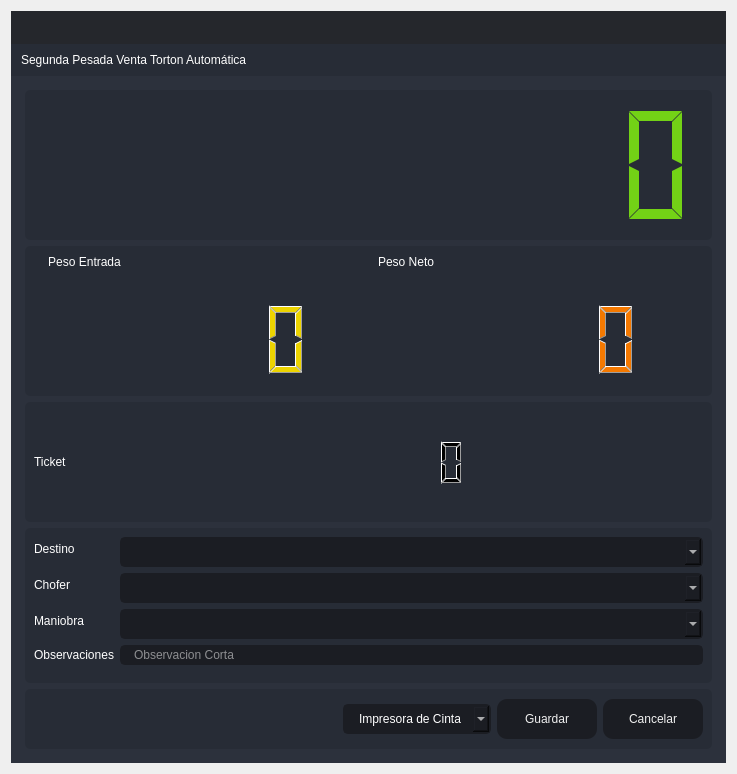
<?xml version="1.0" encoding="UTF-8"?>
<ui version="4.0">
 <class>SegundaPTA</class>
 <widget class="QDialog" name="SegundaPTA">
  <property name="windowModality">
   <enum>Qt::ApplicationModal</enum>
  </property>
  <property name="geometry">
   <rect>
    <x>0</x>
    <y>0</y>
    <width>737</width>
    <height>774</height>
   </rect>
  </property>
  <property name="minimumSize">
   <size>
    <width>737</width>
    <height>774</height>
   </size>
  </property>
  <property name="maximumSize">
   <size>
    <width>737</width>
    <height>774</height>
   </size>
  </property>
  <property name="windowTitle">
   <string>Segunda Pesada Venta Torton Automática</string>
  </property>
  <property name="windowIcon">
   <iconset resource="files.qrc">
    <normaloff>:/16x16/icons/16x16/logo.png</normaloff>:/16x16/icons/16x16/logo.png</iconset>
  </property>
  <layout class="QVBoxLayout" name="verticalLayout_6">
   <item>
    <widget class="QFrame" name="frame_main">
     <property name="styleSheet">
      <string notr="true">/* LINE EDIT */
QLineEdit {
	background-color: rgb(27, 29, 35);
	border-radius: 5px;
	border: 2px solid rgb(27, 29, 35);
	padding-left: 10px;
}
QLineEdit:hover {
	border: 2px solid rgb(64, 71, 88);
}
QLineEdit:focus {
	border: 2px solid rgb(91, 101, 124);
}

/* SCROLL BARS */
QScrollBar:horizontal {
    border: none;
    background: rgb(52, 59, 72);
    height: 14px;
    margin: 0px 21px 0 21px;
	border-radius: 0px;
}
QScrollBar::handle:horizontal {
    background: rgb(85, 170, 255);
    min-width: 25px;
	border-radius: 7px
}
QScrollBar::add-line:horizontal {
    border: none;
    background: rgb(55, 63, 77);
    width: 20px;
	border-top-right-radius: 7px;
    border-bottom-right-radius: 7px;
    subcontrol-position: right;
    subcontrol-origin: margin;
}
QScrollBar::sub-line:horizontal {
    border: none;
    background: rgb(55, 63, 77);
    width: 20px;
	border-top-left-radius: 7px;
    border-bottom-left-radius: 7px;
    subcontrol-position: left;
    subcontrol-origin: margin;
}
QScrollBar::up-arrow:horizontal, QScrollBar::down-arrow:horizontal
{
     background: none;
}
QScrollBar::add-page:horizontal, QScrollBar::sub-page:horizontal
{
     background: none;
}
 QScrollBar:vertical {
	border: none;
    background: rgb(52, 59, 72);
    width: 14px;
    margin: 21px 0 21px 0;
	border-radius: 0px;
 }
 QScrollBar::handle:vertical {	
	background: rgb(85, 170, 255);
    min-height: 25px;
	border-radius: 7px
 }
 QScrollBar::add-line:vertical {
     border: none;
    background: rgb(55, 63, 77);
     height: 20px;
	border-bottom-left-radius: 7px;
    border-bottom-right-radius: 7px;
     subcontrol-position: bottom;
     subcontrol-origin: margin;
 }
 QScrollBar::sub-line:vertical {
	border: none;
    background: rgb(55, 63, 77);
     height: 20px;
	border-top-left-radius: 7px;
    border-top-right-radius: 7px;
     subcontrol-position: top;
     subcontrol-origin: margin;
 }
 QScrollBar::up-arrow:vertical, QScrollBar::down-arrow:vertical {
     background: none;
 }

 QScrollBar::add-page:vertical, QScrollBar::sub-page:vertical {
     background: none;
 }

/* CHECKBOX */
QCheckBox::indicator {
    border: 3px solid rgb(52, 59, 72);
	width: 15px;
	height: 15px;
	border-radius: 10px;
    background: rgb(44, 49, 60);
}
QCheckBox::indicator:hover {
    border: 3px solid rgb(58, 66, 81);
}
QCheckBox::indicator:checked {
    background: 3px solid rgb(52, 59, 72);
	border: 3px solid rgb(52, 59, 72);	
	background-image: url(:/16x16/icons/16x16/cil-check-alt.png);
}

/* RADIO BUTTON */
QRadioButton::indicator {
    border: 3px solid rgb(52, 59, 72);
	width: 15px;
	height: 15px;
	border-radius: 10px;
    background: rgb(44, 49, 60);
}
QRadioButton::indicator:hover {
    border: 3px solid rgb(58, 66, 81);
}
QRadioButton::indicator:checked {
    background: 3px solid rgb(94, 106, 130);
	border: 3px solid rgb(52, 59, 72);	
}

/* COMBOBOX */
QComboBox{
	background-color: rgb(27, 29, 35);
	border-radius: 5px;
	border: 2px solid rgb(27, 29, 35);
	padding: 5px;
	padding-left: 10px;
}
QComboBox:hover{
	border: 2px solid rgb(64, 71, 88);
}
QComboBox::drop-down {
	subcontrol-origin: padding;
	subcontrol-position: top right;
	width: 25px; 
	border-left-width: 3px;
	border-left-color: rgba(39, 44, 54, 150);
	border-left-style: solid;
	border-top-right-radius: 3px;
	border-bottom-right-radius: 3px;	
	background-image: url(:/16x16/icons/16x16/cil-arrow-bottom.png);
	background-position: center;
	background-repeat: no-reperat;
 }
QComboBox QAbstractItemView {
	color: rgb(85, 170, 255);	
	background-color: rgb(27, 29, 35);
	padding: 10px;
	selection-background-color: rgb(39, 44, 54);
}

/* SLIDERS */
QSlider::groove:horizontal {
    border-radius: 9px;
    height: 18px;
	margin: 0px;
	background-color: rgb(52, 59, 72);
}
QSlider::groove:horizontal:hover {
	background-color: rgb(55, 62, 76);
}
QSlider::handle:horizontal {
    background-color: rgb(85, 170, 255);
    border: none;
    height: 18px;
    width: 18px;
    margin: 0px;
	border-radius: 9px;
}
QSlider::handle:horizontal:hover {
    background-color: rgb(105, 180, 255);
}
QSlider::handle:horizontal:pressed {
    background-color: rgb(65, 130, 195);
}

QSlider::groove:vertical {
    border-radius: 9px;
    width: 18px;
    margin: 0px;
	background-color: rgb(52, 59, 72);
}
QSlider::groove:vertical:hover {
	background-color: rgb(55, 62, 76);
}
QSlider::handle:vertical {
    background-color: rgb(85, 170, 255);
	border: none;
    height: 18px;
    width: 18px;
    margin: 0px;
	border-radius: 9px;
}
QSlider::handle:vertical:hover {
    background-color: rgb(105, 180, 255);
}
QSlider::handle:vertical:pressed {
    background-color: rgb(65, 130, 195);
}

</string>
     </property>
     <property name="frameShape">
      <enum>QFrame::NoFrame</enum>
     </property>
     <property name="frameShadow">
      <enum>QFrame::Raised</enum>
     </property>
     <layout class="QVBoxLayout" name="verticalLayout">
      <property name="spacing">
       <number>0</number>
      </property>
      <property name="leftMargin">
       <number>0</number>
      </property>
      <property name="topMargin">
       <number>0</number>
      </property>
      <property name="rightMargin">
       <number>0</number>
      </property>
      <property name="bottomMargin">
       <number>0</number>
      </property>
      <item>
       <widget class="QFrame" name="frame_top">
        <property name="minimumSize">
         <size>
          <width>0</width>
          <height>65</height>
         </size>
        </property>
        <property name="maximumSize">
         <size>
          <width>16777215</width>
          <height>65</height>
         </size>
        </property>
        <property name="styleSheet">
         <string notr="true">background-color: transparent;</string>
        </property>
        <property name="frameShape">
         <enum>QFrame::NoFrame</enum>
        </property>
        <property name="frameShadow">
         <enum>QFrame::Raised</enum>
        </property>
        <layout class="QHBoxLayout" name="horizontalLayout_3">
         <property name="spacing">
          <number>0</number>
         </property>
         <property name="leftMargin">
          <number>0</number>
         </property>
         <property name="topMargin">
          <number>0</number>
         </property>
         <property name="rightMargin">
          <number>0</number>
         </property>
         <property name="bottomMargin">
          <number>0</number>
         </property>
         <item>
          <widget class="QFrame" name="frame_toggle">
           <property name="maximumSize">
            <size>
             <width>70</width>
             <height>16777215</height>
            </size>
           </property>
           <property name="styleSheet">
            <string notr="true">background-color: rgb(27, 29, 35);</string>
           </property>
           <property name="frameShape">
            <enum>QFrame::NoFrame</enum>
           </property>
           <property name="frameShadow">
            <enum>QFrame::Raised</enum>
           </property>
           <layout class="QVBoxLayout" name="verticalLayout_3">
            <property name="spacing">
             <number>0</number>
            </property>
            <property name="leftMargin">
             <number>0</number>
            </property>
            <property name="topMargin">
             <number>0</number>
            </property>
            <property name="rightMargin">
             <number>0</number>
            </property>
            <property name="bottomMargin">
             <number>0</number>
            </property>
           </layout>
          </widget>
         </item>
         <item>
          <widget class="QFrame" name="frame_top_right">
           <property name="styleSheet">
            <string notr="true">background: transparent;</string>
           </property>
           <property name="frameShape">
            <enum>QFrame::NoFrame</enum>
           </property>
           <property name="frameShadow">
            <enum>QFrame::Raised</enum>
           </property>
           <layout class="QVBoxLayout" name="verticalLayout_2">
            <property name="spacing">
             <number>0</number>
            </property>
            <property name="leftMargin">
             <number>0</number>
            </property>
            <property name="topMargin">
             <number>0</number>
            </property>
            <property name="rightMargin">
             <number>0</number>
            </property>
            <property name="bottomMargin">
             <number>0</number>
            </property>
            <item>
             <widget class="QFrame" name="frame_top_btns">
              <property name="maximumSize">
               <size>
                <width>16777215</width>
                <height>42</height>
               </size>
              </property>
              <property name="styleSheet">
               <string notr="true">background-color: rgba(27, 29, 35, 200)</string>
              </property>
              <property name="frameShape">
               <enum>QFrame::NoFrame</enum>
              </property>
              <property name="frameShadow">
               <enum>QFrame::Raised</enum>
              </property>
              <layout class="QHBoxLayout" name="horizontalLayout_4">
               <property name="spacing">
                <number>0</number>
               </property>
               <property name="leftMargin">
                <number>0</number>
               </property>
               <property name="topMargin">
                <number>0</number>
               </property>
               <property name="rightMargin">
                <number>0</number>
               </property>
               <property name="bottomMargin">
                <number>0</number>
               </property>
               <item>
                <widget class="QFrame" name="frame_label_top_btns">
                 <property name="sizePolicy">
                  <sizepolicy hsizetype="Expanding" vsizetype="Preferred">
                   <horstretch>0</horstretch>
                   <verstretch>0</verstretch>
                  </sizepolicy>
                 </property>
                 <property name="frameShape">
                  <enum>QFrame::NoFrame</enum>
                 </property>
                 <property name="frameShadow">
                  <enum>QFrame::Raised</enum>
                 </property>
                 <layout class="QHBoxLayout" name="horizontalLayout_10">
                  <property name="spacing">
                   <number>0</number>
                  </property>
                  <property name="leftMargin">
                   <number>5</number>
                  </property>
                  <property name="topMargin">
                   <number>0</number>
                  </property>
                  <property name="rightMargin">
                   <number>10</number>
                  </property>
                  <property name="bottomMargin">
                   <number>0</number>
                  </property>
                 </layout>
                </widget>
               </item>
               <item alignment="Qt::AlignRight">
                <widget class="QFrame" name="frame_btns_right">
                 <property name="sizePolicy">
                  <sizepolicy hsizetype="Expanding" vsizetype="Preferred">
                   <horstretch>0</horstretch>
                   <verstretch>0</verstretch>
                  </sizepolicy>
                 </property>
                 <property name="maximumSize">
                  <size>
                   <width>120</width>
                   <height>16777215</height>
                  </size>
                 </property>
                 <property name="frameShape">
                  <enum>QFrame::NoFrame</enum>
                 </property>
                 <property name="frameShadow">
                  <enum>QFrame::Raised</enum>
                 </property>
                 <layout class="QHBoxLayout" name="horizontalLayout_5">
                  <property name="spacing">
                   <number>0</number>
                  </property>
                  <property name="leftMargin">
                   <number>0</number>
                  </property>
                  <property name="topMargin">
                   <number>0</number>
                  </property>
                  <property name="rightMargin">
                   <number>0</number>
                  </property>
                  <property name="bottomMargin">
                   <number>0</number>
                  </property>
                 </layout>
                </widget>
               </item>
              </layout>
             </widget>
            </item>
            <item>
             <widget class="QFrame" name="frame_top_info">
              <property name="maximumSize">
               <size>
                <width>16777215</width>
                <height>65</height>
               </size>
              </property>
              <property name="styleSheet">
               <string notr="true">background-color: rgb(39, 44, 54);</string>
              </property>
              <property name="frameShape">
               <enum>QFrame::NoFrame</enum>
              </property>
              <property name="frameShadow">
               <enum>QFrame::Raised</enum>
              </property>
              <layout class="QHBoxLayout" name="horizontalLayout_8">
               <property name="spacing">
                <number>0</number>
               </property>
               <property name="leftMargin">
                <number>10</number>
               </property>
               <property name="topMargin">
                <number>0</number>
               </property>
               <property name="rightMargin">
                <number>10</number>
               </property>
               <property name="bottomMargin">
                <number>0</number>
               </property>
               <item>
                <widget class="QLabel" name="label">
                 <property name="styleSheet">
                  <string notr="true">font: 75 16pt &quot;MS Shell Dlg 2&quot;;
color: rgb(255, 255, 255);</string>
                 </property>
                 <property name="text">
                  <string>Segunda Pesada Venta Torton Automática</string>
                 </property>
                </widget>
               </item>
              </layout>
             </widget>
            </item>
           </layout>
          </widget>
         </item>
        </layout>
       </widget>
      </item>
      <item>
       <widget class="QFrame" name="frame_center">
        <property name="sizePolicy">
         <sizepolicy hsizetype="Expanding" vsizetype="Expanding">
          <horstretch>0</horstretch>
          <verstretch>0</verstretch>
         </sizepolicy>
        </property>
        <property name="styleSheet">
         <string notr="true">background-color: rgb(40, 44, 52);</string>
        </property>
        <property name="frameShape">
         <enum>QFrame::NoFrame</enum>
        </property>
        <property name="frameShadow">
         <enum>QFrame::Raised</enum>
        </property>
        <layout class="QHBoxLayout" name="horizontalLayout_2">
         <property name="spacing">
          <number>0</number>
         </property>
         <property name="leftMargin">
          <number>0</number>
         </property>
         <property name="topMargin">
          <number>0</number>
         </property>
         <property name="rightMargin">
          <number>0</number>
         </property>
         <property name="bottomMargin">
          <number>0</number>
         </property>
         <item>
          <widget class="QFrame" name="frame_content_right">
           <property name="styleSheet">
            <string notr="true">background-color: rgb(44, 49, 60);</string>
           </property>
           <property name="frameShape">
            <enum>QFrame::NoFrame</enum>
           </property>
           <property name="frameShadow">
            <enum>QFrame::Raised</enum>
           </property>
           <layout class="QVBoxLayout" name="verticalLayout_4">
            <property name="spacing">
             <number>0</number>
            </property>
            <property name="leftMargin">
             <number>0</number>
            </property>
            <property name="topMargin">
             <number>0</number>
            </property>
            <property name="rightMargin">
             <number>0</number>
            </property>
            <property name="bottomMargin">
             <number>0</number>
            </property>
            <item>
             <widget class="QFrame" name="frame_content">
              <property name="frameShape">
               <enum>QFrame::NoFrame</enum>
              </property>
              <property name="frameShadow">
               <enum>QFrame::Raised</enum>
              </property>
              <layout class="QVBoxLayout" name="verticalLayout_9">
               <property name="spacing">
                <number>0</number>
               </property>
               <property name="leftMargin">
                <number>5</number>
               </property>
               <property name="topMargin">
                <number>5</number>
               </property>
               <property name="rightMargin">
                <number>5</number>
               </property>
               <property name="bottomMargin">
                <number>5</number>
               </property>
               <item>
                <widget class="QStackedWidget" name="stackedWidget">
                 <property name="styleSheet">
                  <string notr="true">background: transparent;</string>
                 </property>
                 <property name="currentIndex">
                  <number>0</number>
                 </property>
                 <widget class="QWidget" name="page_home">
                  <layout class="QVBoxLayout" name="verticalLayout_10">
                   <item>
                    <widget class="QFrame" name="frame_3">
                     <property name="minimumSize">
                      <size>
                       <width>0</width>
                       <height>150</height>
                      </size>
                     </property>
                     <property name="maximumSize">
                      <size>
                       <width>16777215</width>
                       <height>150</height>
                      </size>
                     </property>
                     <property name="styleSheet">
                      <string notr="true">background-color: rgb(39, 44, 54);
border-radius: 5px;</string>
                     </property>
                     <property name="frameShape">
                      <enum>QFrame::StyledPanel</enum>
                     </property>
                     <property name="frameShadow">
                      <enum>QFrame::Raised</enum>
                     </property>
                     <layout class="QVBoxLayout" name="verticalLayout_11">
                      <item>
                       <layout class="QVBoxLayout" name="verticalLayout_8">
                        <item>
                         <widget class="QLCDNumber" name="lcdNumber_7">
                          <property name="styleSheet">
                           <string notr="true">color:rgb(115, 210, 22)</string>
                          </property>
                          <property name="digitCount">
                           <number>10</number>
                          </property>
                          <property name="segmentStyle">
                           <enum>QLCDNumber::Flat</enum>
                          </property>
                         </widget>
                        </item>
                       </layout>
                      </item>
                     </layout>
                    </widget>
                   </item>
                   <item>
                    <widget class="QFrame" name="frame_4">
                     <property name="minimumSize">
                      <size>
                       <width>0</width>
                       <height>150</height>
                      </size>
                     </property>
                     <property name="maximumSize">
                      <size>
                       <width>16777215</width>
                       <height>150</height>
                      </size>
                     </property>
                     <property name="styleSheet">
                      <string notr="true">background-color: rgb(39, 44, 54);
border-radius: 5px;</string>
                     </property>
                     <property name="frameShape">
                      <enum>QFrame::StyledPanel</enum>
                     </property>
                     <property name="frameShadow">
                      <enum>QFrame::Raised</enum>
                     </property>
                     <layout class="QHBoxLayout" name="horizontalLayout_6">
                      <item>
                       <layout class="QFormLayout" name="formLayout_4">
                        <property name="sizeConstraint">
                         <enum>QLayout::SetDefaultConstraint</enum>
                        </property>
                        <property name="fieldGrowthPolicy">
                         <enum>QFormLayout::FieldsStayAtSizeHint</enum>
                        </property>
                        <property name="rowWrapPolicy">
                         <enum>QFormLayout::DontWrapRows</enum>
                        </property>
                        <property name="labelAlignment">
                         <set>Qt::AlignLeading|Qt::AlignLeft|Qt::AlignVCenter</set>
                        </property>
                        <property name="formAlignment">
                         <set>Qt::AlignHCenter|Qt::AlignTop</set>
                        </property>
                        <property name="horizontalSpacing">
                         <number>10</number>
                        </property>
                        <property name="verticalSpacing">
                         <number>30</number>
                        </property>
                        <property name="leftMargin">
                         <number>0</number>
                        </property>
                        <property name="rightMargin">
                         <number>0</number>
                        </property>
                        <item row="0" column="0">
                         <widget class="QLabel" name="label_3">
                          <property name="layoutDirection">
                           <enum>Qt::LeftToRight</enum>
                          </property>
                          <property name="styleSheet">
                           <string notr="true">color: rgb(255, 255, 255);
font: 75 12pt &quot;MS Shell Dlg 2&quot;;</string>
                          </property>
                          <property name="frameShape">
                           <enum>QFrame::NoFrame</enum>
                          </property>
                          <property name="text">
                           <string>Peso Entrada</string>
                          </property>
                          <property name="alignment">
                           <set>Qt::AlignCenter</set>
                          </property>
                         </widget>
                        </item>
                        <item row="0" column="1">
                         <widget class="QLabel" name="label_4">
                          <property name="styleSheet">
                           <string notr="true">color: rgb(255, 255, 255);
font: 75 12pt &quot;MS Shell Dlg 2&quot;;</string>
                          </property>
                          <property name="text">
                           <string>Peso Neto</string>
                          </property>
                          <property name="alignment">
                           <set>Qt::AlignCenter</set>
                          </property>
                         </widget>
                        </item>
                        <item row="1" column="0">
                         <widget class="QLCDNumber" name="lcdNumber_3">
                          <property name="minimumSize">
                           <size>
                            <width>320</width>
                            <height>80</height>
                           </size>
                          </property>
                          <property name="maximumSize">
                           <size>
                            <width>16777215</width>
                            <height>80</height>
                           </size>
                          </property>
                          <property name="styleSheet">
                           <string notr="true">color:rgb(237, 212, 0)</string>
                          </property>
                         </widget>
                        </item>
                        <item row="1" column="1">
                         <widget class="QLCDNumber" name="lcdNumber_1">
                          <property name="minimumSize">
                           <size>
                            <width>320</width>
                            <height>80</height>
                           </size>
                          </property>
                          <property name="maximumSize">
                           <size>
                            <width>320</width>
                            <height>80</height>
                           </size>
                          </property>
                          <property name="styleSheet">
                           <string notr="true">color: rgb(245, 121, 0)</string>
                          </property>
                         </widget>
                        </item>
                       </layout>
                      </item>
                     </layout>
                    </widget>
                   </item>
                   <item>
                    <widget class="QFrame" name="frame_5">
                     <property name="minimumSize">
                      <size>
                       <width>0</width>
                       <height>100</height>
                      </size>
                     </property>
                     <property name="styleSheet">
                      <string notr="true">background-color: rgb(39, 44, 54);
border-radius: 5px;</string>
                     </property>
                     <property name="frameShape">
                      <enum>QFrame::StyledPanel</enum>
                     </property>
                     <property name="frameShadow">
                      <enum>QFrame::Raised</enum>
                     </property>
                     <layout class="QHBoxLayout" name="horizontalLayout_7">
                      <item>
                       <layout class="QHBoxLayout" name="horizontalLayout">
                        <item>
                         <widget class="QLabel" name="label_5">
                          <property name="styleSheet">
                           <string notr="true">color: rgb(255, 255, 255);
font: 75 12pt &quot;MS Shell Dlg 2&quot;;</string>
                          </property>
                          <property name="text">
                           <string>Ticket</string>
                          </property>
                         </widget>
                        </item>
                        <item>
                         <widget class="QLCDNumber" name="lcdNumber_9">
                          <property name="minimumSize">
                           <size>
                            <width>600</width>
                            <height>50</height>
                           </size>
                          </property>
                          <property name="maximumSize">
                           <size>
                            <width>600</width>
                            <height>50</height>
                           </size>
                          </property>
                          <property name="layoutDirection">
                           <enum>Qt::RightToLeft</enum>
                          </property>
                          <property name="autoFillBackground">
                           <bool>false</bool>
                          </property>
                         </widget>
                        </item>
                       </layout>
                      </item>
                     </layout>
                    </widget>
                   </item>
                   <item>
                    <widget class="QFrame" name="frame">
                     <property name="styleSheet">
                      <string notr="true">background-color: rgb(39, 44, 54);
border-radius: 5px;</string>
                     </property>
                     <property name="frameShape">
                      <enum>QFrame::StyledPanel</enum>
                     </property>
                     <property name="frameShadow">
                      <enum>QFrame::Raised</enum>
                     </property>
                     <layout class="QVBoxLayout" name="verticalLayout_5">
                      <item>
                       <layout class="QVBoxLayout" name="verticalLayout_12">
                        <item>
                         <layout class="QFormLayout" name="formLayout">
                          <item row="1" column="0">
                           <widget class="QLabel" name="label_2">
                            <property name="styleSheet">
                             <string notr="true">color: rgb(255, 255, 255);
font: 75 12pt &quot;MS Shell Dlg 2&quot;;</string>
                            </property>
                            <property name="text">
                             <string>Destino</string>
                            </property>
                           </widget>
                          </item>
                          <item row="1" column="1">
                           <widget class="QComboBox" name="comboBox_destino">
                            <property name="styleSheet">
                             <string notr="true">QComboBox{
	background-color: rgb(27, 29, 35);
	border-radius: 5px;
	border: 2px solid rgb(27, 29, 35);
	padding: 5px;
	padding-left: 14px;
	color: rgb(255, 255, 255);
    font: 75 12pt &quot;MS Shell Dlg 2&quot;;
}
QComboBox:hover{
	border: 2px solid rgb(64, 71, 88);
}
QComboBox QAbstractItemView {
	color: rgb(85, 170, 255);	
	background-color: rgb(27, 29, 35);
	padding: 10px;
	selection-background-color: rgb(39, 44, 54);
}</string>
                            </property>
                           </widget>
                          </item>
                          <item row="2" column="0">
                           <widget class="QLabel" name="label_6">
                            <property name="styleSheet">
                             <string notr="true">color: rgb(255, 255, 255);
font: 75 12pt &quot;MS Shell Dlg 2&quot;;</string>
                            </property>
                            <property name="text">
                             <string>Chofer</string>
                            </property>
                           </widget>
                          </item>
                          <item row="2" column="1">
                           <widget class="QComboBox" name="comboBox_operador">
                            <property name="styleSheet">
                             <string notr="true">QComboBox{
	background-color: rgb(27, 29, 35);
	border-radius: 5px;
	border: 2px solid rgb(27, 29, 35);
	padding: 5px;
	padding-left: 14px;
	color: rgb(255, 255, 255);
    font: 75 12pt &quot;MS Shell Dlg 2&quot;;
}
QComboBox:hover{
	border: 2px solid rgb(64, 71, 88);
}
QComboBox QAbstractItemView {
	color: rgb(85, 170, 255);	
	background-color: rgb(27, 29, 35);
	padding: 10px;
	selection-background-color: rgb(39, 44, 54);
}</string>
                            </property>
                           </widget>
                          </item>
                          <item row="4" column="0">
                           <widget class="QLabel" name="label_7">
                            <property name="styleSheet">
                             <string notr="true">color: rgb(255, 255, 255);
font: 75 12pt &quot;MS Shell Dlg 2&quot;;</string>
                            </property>
                            <property name="text">
                             <string>Observaciones</string>
                            </property>
                           </widget>
                          </item>
                          <item row="5" column="0">
                           <widget class="Line" name="line">
                            <property name="orientation">
                             <enum>Qt::Horizontal</enum>
                            </property>
                           </widget>
                          </item>
                          <item row="3" column="0">
                           <widget class="QLabel" name="label_8">
                            <property name="styleSheet">
                             <string notr="true">color: rgb(255, 255, 255);
font: 75 12pt &quot;MS Shell Dlg 2&quot;;</string>
                            </property>
                            <property name="text">
                             <string>Maniobra</string>
                            </property>
                           </widget>
                          </item>
                          <item row="3" column="1">
                           <widget class="QComboBox" name="comboBox_maniobra">
                            <property name="styleSheet">
                             <string notr="true">QComboBox{
	background-color: rgb(27, 29, 35);
	border-radius: 5px;
	border: 2px solid rgb(27, 29, 35);
	padding: 5px;
	padding-left: 14px;
	color: rgb(255, 255, 255);
    font: 75 12pt &quot;MS Shell Dlg 2&quot;;
}
QComboBox:hover{
	border: 2px solid rgb(64, 71, 88);
}
QComboBox QAbstractItemView {
	color: rgb(85, 170, 255);	
	background-color: rgb(27, 29, 35);
	padding: 10px;
	selection-background-color: rgb(39, 44, 54);
}</string>
                            </property>
                           </widget>
                          </item>
                          <item row="4" column="1">
                           <widget class="QLineEdit" name="observaciones">
                            <property name="styleSheet">
                             <string notr="true">QLineEdit {
	background-color: rgb(27, 29, 35);
	border-radius: 5px;
	border: 2px solid rgb(27, 29, 35);
	padding-left: 10px;
	font: 75 12pt &quot;MS Shell Dlg 2&quot;;
	color: rgb(255, 255, 255);
}
QLineEdit:hover {
	border: 2px solid rgb(64, 71, 88);
}
QLineEdit:focus {
	border: 2px solid rgb(91, 101, 124);
}</string>
                            </property>
                            <property name="maxLength">
                             <number>125</number>
                            </property>
                            <property name="placeholderText">
                             <string>Observacion Corta</string>
                            </property>
                           </widget>
                          </item>
                         </layout>
                        </item>
                       </layout>
                      </item>
                     </layout>
                    </widget>
                   </item>
                   <item>
                    <widget class="QFrame" name="frame_2">
                     <property name="minimumSize">
                      <size>
                       <width>0</width>
                       <height>60</height>
                      </size>
                     </property>
                     <property name="maximumSize">
                      <size>
                       <width>16777215</width>
                       <height>60</height>
                      </size>
                     </property>
                     <property name="styleSheet">
                      <string notr="true">background-color: rgb(39, 44, 54);
border-radius: 5px;</string>
                     </property>
                     <property name="frameShape">
                      <enum>QFrame::StyledPanel</enum>
                     </property>
                     <property name="frameShadow">
                      <enum>QFrame::Raised</enum>
                     </property>
                     <layout class="QHBoxLayout" name="horizontalLayout_9">
                      <item>
                       <layout class="QGridLayout" name="gridLayout">
                        <item row="0" column="3">
                         <widget class="QPushButton" name="btnr">
                          <property name="minimumSize">
                           <size>
                            <width>100</width>
                            <height>40</height>
                           </size>
                          </property>
                          <property name="styleSheet">
                           <string notr="true">QPushButton {
	border-color: rgb(27, 29, 35);
	font: 75 10pt &quot;MS Shell Dlg 2&quot;;
	color: rgb(240, 240, 240);
	background-color: rgb(27, 29, 35);
	border: 0px solid;
	border-radius: 10px;	
}
QPushButton:hover {
	background-color:rgb(44, 49, 60);
	border-color: rgb(27, 29, 35);
	border: 2px solid;
}</string>
                          </property>
                          <property name="text">
                           <string>Cancelar</string>
                          </property>
                         </widget>
                        </item>
                        <item row="0" column="0">
                         <spacer name="horizontalSpacer">
                          <property name="orientation">
                           <enum>Qt::Horizontal</enum>
                          </property>
                          <property name="sizeHint" stdset="0">
                           <size>
                            <width>40</width>
                            <height>20</height>
                           </size>
                          </property>
                         </spacer>
                        </item>
                        <item row="0" column="2">
                         <widget class="QPushButton" name="btn_guardar">
                          <property name="minimumSize">
                           <size>
                            <width>100</width>
                            <height>40</height>
                           </size>
                          </property>
                          <property name="styleSheet">
                           <string notr="true">QPushButton {
	border-color: rgb(27, 29, 35);
	font: 75 10pt &quot;MS Shell Dlg 2&quot;;
	color: rgb(240, 240, 240);
	background-color: rgb(27, 29, 35);
	border: 0px solid;
	border-radius: 10px;	
}
QPushButton:hover {
	background-color:rgb(44, 49, 60);
	border-color: rgb(27, 29, 35);
	border: 2px solid;
}</string>
                          </property>
                          <property name="text">
                           <string>Guardar</string>
                          </property>
                         </widget>
                        </item>
                        <item row="0" column="1">
                         <widget class="QComboBox" name="comboBox_impresora">
                          <property name="styleSheet">
                           <string notr="true">QComboBox{
	background-color: rgb(27, 29, 35);
	border-radius: 5px;
	border: 2px solid rgb(27, 29, 35);
	padding: 5px;
	padding-left: 14px;
	color: rgb(255, 255, 255);
    font: 75 12pt &quot;MS Shell Dlg 2&quot;;
}
QComboBox:hover{
	border: 2px solid rgb(64, 71, 88);
}
QComboBox QAbstractItemView {
	color: rgb(85, 170, 255);	
	background-color: rgb(27, 29, 35);
	padding: 10px;
	selection-background-color: rgb(39, 44, 54);
}</string>
                          </property>
                          <item>
                           <property name="text">
                            <string>Impresora de Cinta</string>
                           </property>
                          </item>
                          <item>
                           <property name="text">
                            <string>Impresora Windows</string>
                           </property>
                          </item>
                         </widget>
                        </item>
                       </layout>
                      </item>
                     </layout>
                    </widget>
                   </item>
                  </layout>
                 </widget>
                </widget>
               </item>
              </layout>
             </widget>
            </item>
           </layout>
          </widget>
         </item>
        </layout>
       </widget>
      </item>
     </layout>
    </widget>
   </item>
  </layout>
 </widget>
 <resources>
  <include location="files.qrc"/>
 </resources>
 <connections/>
</ui>
